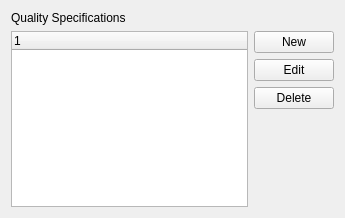
<?xml version="1.0" encoding="UTF-8"?>
<ui version="4.0">
 <comment>This file is part of the xTuple ERP: PostBooks Edition, a free and
open source Enterprise Resource Planning software suite,
Copyright (c) 1999-2014 by OpenMFG LLC, d/b/a xTuple.
It is licensed to you under the Common Public Attribution License
version 1.0, the full text of which (including xTuple-specific Exhibits)
is available at www.xtuple.com/CPAL.  By using this software, you agree
to be bound by its terms.</comment>
 <class>qspecs</class>
 <widget class="QWidget" name="qspecs">
  <property name="geometry">
   <rect>
    <x>0</x>
    <y>0</y>
    <width>345</width>
    <height>218</height>
   </rect>
  </property>
  <property name="windowTitle">
   <string>Quality Specifications</string>
  </property>
  <layout class="QGridLayout" name="gridLayout">
   <item row="2" column="0">
    <widget class="XTreeWidget" name="_list"/>
   </item>
   <item row="0" column="0">
    <widget class="QLabel" name="_listLit">
     <property name="text">
      <string>Quality Specifications</string>
     </property>
     <property name="buddy">
      <cstring>_list</cstring>
     </property>
    </widget>
   </item>
   <item row="2" column="2">
    <layout class="QVBoxLayout" name="verticalLayout_2">
     <item>
      <widget class="QPushButton" name="_new">
       <property name="text">
        <string>New</string>
       </property>
      </widget>
     </item>
     <item>
      <widget class="QPushButton" name="_edit">
       <property name="text">
        <string>Edit</string>
       </property>
      </widget>
     </item>
     <item>
      <widget class="QPushButton" name="_delete">
       <property name="text">
        <string>Delete</string>
       </property>
      </widget>
     </item>
     <item>
      <spacer name="verticalSpacer">
       <property name="orientation">
        <enum>Qt::Vertical</enum>
       </property>
       <property name="sizeHint" stdset="0">
        <size>
         <width>20</width>
         <height>40</height>
        </size>
       </property>
      </spacer>
     </item>
    </layout>
   </item>
  </layout>
 </widget>
 <customwidgets>
  <customwidget>
   <class>XTreeWidget</class>
   <extends>QTreeWidget</extends>
   <header>xtreewidget.h</header>
   <container>1</container>
  </customwidget>
 </customwidgets>
 <tabstops>
  <tabstop>_new</tabstop>
  <tabstop>_edit</tabstop>
  <tabstop>_delete</tabstop>
  <tabstop>_list</tabstop>
 </tabstops>
 <resources/>
 <connections/>
</ui>
